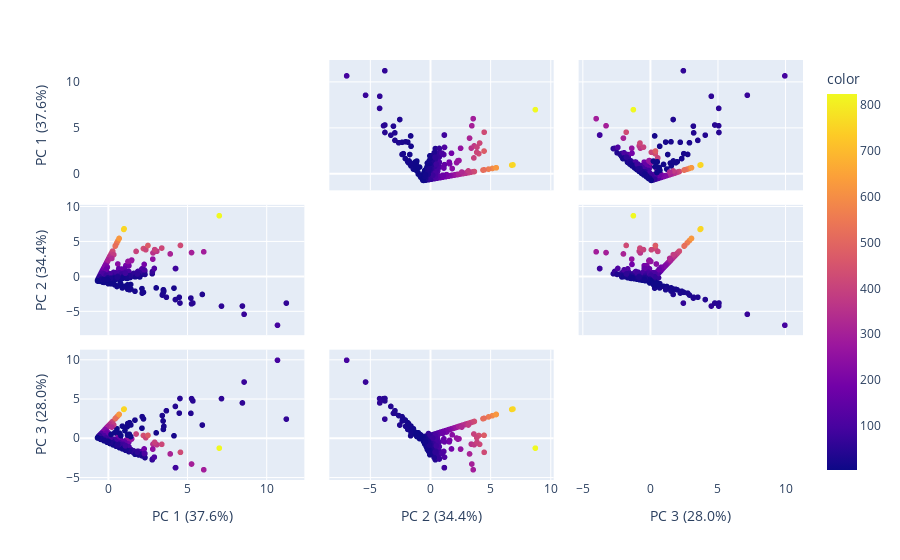

The code cell stored with this chart in its notebook:
### Code cell
# even more visualizations
labels = {
    str(i): f"PC {i+1} ({var:.1f}%)"
    for i, var in enumerate(pca.explained_variance_ratio_ * 100)
}

pca = PCA()
components = pca.fit_transform(df_normalized)
fig = px.scatter_matrix(
    components,
    labels=labels,
    dimensions=range(3),
    color=df["branching"]
)
fig.update_traces(diagonal_visible=False)
fig.show()

### Figure 1 — Plotly figure (JSON) as saved in the notebook; plotly's stock layout.template omitted (floating-point values rounded to 4 significant figures; data arrays with more than 128 entries replaced by an {"elided": "..."} marker saying what was removed)
{"data": [{"diagonal": {"visible": false}, "dimensions": [{"axis": {"matches": true}, "label": "PC 1 (37.6%)", "values": {"elided": "1361 float values"}}, {"axis": {"matches": true}, "label": "PC 2 (34.4%)", "values": {"elided": "1361 float values"}}, {"axis": {"matches": true}, "label": "PC 3 (28.0%)", "values": {"elided": "1361 float values"}}], "hovertemplate": "%{xaxis.title.text}=%{x}<br>%{yaxis.title.text}=%{y}<br>color=%{marker.color}<extra></extra>", "legendgroup": "", "marker": {"color": {"elided": "1361 float values"}, "coloraxis": "coloraxis", "symbol": "circle"}, "name": "", "showlegend": false, "type": "splom"}], "layout": {"coloraxis": {"colorbar": {"title": {"text": "color"}}, "colorscale": [[0.0, "#0d0887"], [0.1111, "#46039f"], [0.2222, "#7201a8"], [0.3333, "#9c179e"], [0.4444, "#bd3786"], [0.5556, "#d8576b"], [0.6667, "#ed7953"], [0.7778, "#fb9f3a"], [0.8889, "#fdca26"], [1.0, "#f0f921"]]}, "dragmode": "select", "legend": {"tracegroupgap": 0}, "margin": {"t": 60}}}
